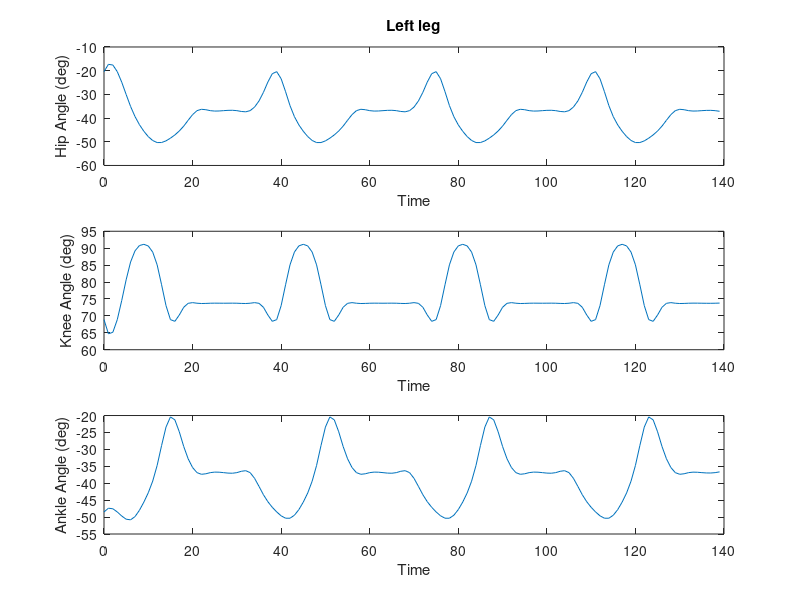
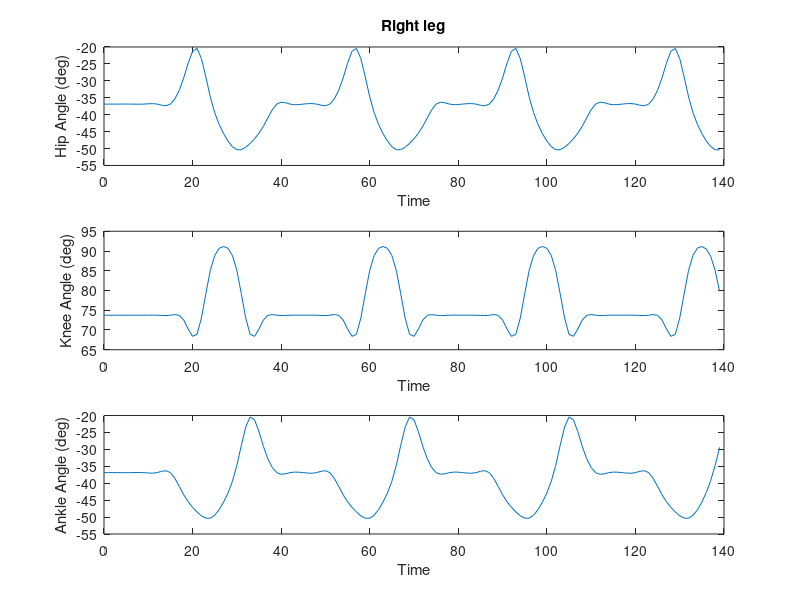

MATLAB code for these plots, in order:
clear;
clc;

% Contact Parameters
addpath(genpath('Libraries'));
contact_damping = 100;
contact_stiffness = 25000;
mu_k = 0.6;
mu_s = 0.8;
mu_vth = 0.1;

% Link Length
l = 25;

x_l = [-10 -10 -5 0 5 10 5 0 0 0 0 0 -5 -10 -5 0 5 10 5 0 0 0 0 0 -5 -10 -5 0 5 10 5 0 0 0 0 0 -5 -10 -5 0 5 10 5 0 0 0 0 0 -5];
y_l = [-40 -40 -36.25 -35 -36.5 -40 -40 -40 -40 -40 -40 -40 -40 -40 -36.5 -35 -36.5 -40 -40 -40 -40 -40 -40 -40 -40 -40 -36.5 -35 -36.5 -40 -40 -40 -40 -40 -40 -40 -40 -40 -36.5 -35 -36.5 -40 -40 -40 -40 -40 -40 -40 -40];
x_r = [0 0 0 0 0 0 -5 -10 -5 0 5 10 5 0 0 0 0 0 -5 -10 -5 0 5 10 5 0 0 0 0 0 -5 -10 -5 0 5 10 5 0 0 0 0 0 -5 -10 -5 0 5 10 5];  
y_r = [-40 -40 -40 -40 -40 -40 -40 -40 -36.5 -35 -36.5 -40 -40 -40 -40 -40 -40 -40 -40 -40 -36.5 -35 -36.5 -40 -40 -40 -40 -40 -40 -40 -40 -40 -36.5 -35 -36.5 -40 -40 -40 -40 -40 -40 -40 -40 -40 -36.5 -35 -36.5 -40 -40];

length = size(x_l);
len = length(2);

hip_l = zeros(1, len);
knee_l = zeros(1, len);
ankle_l = zeros(1, len);

hip_r = zeros(1, len);
knee_r = zeros(1, len);
ankle_r = zeros(1, len);

t1 = 0:3:(3*(len)-1);
t = 0:1:(3*len-1);

for i = 1:1:len
    rl = sqrt(x_l(i)^2 + y_l(i)^2);
    xl = abs(x_l(i));
    yl = abs(y_l(i));
    rr = sqrt(x_r(i)^2 + y_r(i)^2);
    xr = abs(x_r(i));
    yr = abs(y_r(i));
    if x_l(i) < 0
        knee_l(i) = 180 - (acosd((2*(l^2) - rl^2)/(2*(l^2))));
        hip_l(i) = - (acosd(rl/(2*l)) - atand(xl/yl));
        ankle_l(i) = - ((atand(xl/yl) + acosd(rl/(2*l))));
    else
        knee_l(i) = 180 - (acosd((2*(l^2) - rl^2)/(2*(l^2))));
        hip_l(i) = - (atand(xl/yl) + acosd(rl/(2*l)));
        ankle_l(i) = - ((90 - atand(xl/yl) + acosd(rl/(2*l))) - 90);
    end
    if x_r(i) < 0
        knee_r(i) = 180 - (acosd((2*(l^2) - rr^2)/(2*(l^2))));
        hip_r(i) = - (acosd(rr/(2*l)) - atand(xr/yr));
        ankle_r(i) = - (90 - (atand(yr/xr) - acosd(rr/(2*l))));
    else
        knee_r(i) = 180 - (acosd((2*(l^2) - rr^2)/(2*(l^2))));
        hip_r(i) = - (atand(xr/yr) + acosd(rr/(2*l)));
        ankle_r(i) = - ((90 - atand(xr/yr) + acosd(rr/(2*l))) - 90);
    end
end

knee_l_in = interp1(t1, knee_l, t, 'spline');
hip_l_in = interp1(t1, hip_l ,t ,'spline');
ankle_l_in = interp1(t1 ,ankle_l ,t ,'spline');

knee_r_in = interp1(t1, knee_r, t, 'spline');
hip_r_in = interp1(t1, hip_r ,t ,'spline');
ankle_r_in = interp1(t1 ,ankle_r ,t ,'spline');

%In matrix form
knee_l_m = [t' knee_l_in'];
hip_l_m = [t' hip_l_in'];
ankle_l_m = [t' ankle_l_in'];

knee_r_m = [t' knee_r_in'];
hip_r_m = [t' hip_r_in'];
ankle_r_m = [t' ankle_r_in'];

% Plot graphs
figure;
subplot(3,1,1);
plot(t(1, 1:140), hip_l_in(1, 1:140))
xlabel('Time') 
ylabel('Hip Angle (deg)')
title('Left leg')

subplot(3,1,2);
plot(t(1, 1:140), knee_l_in(1, 1:140))
xlabel('Time') 
ylabel('Knee Angle (deg)')

subplot(3,1,3);
plot(t(1, 1:140), ankle_l_in(1, 1:140))
xlabel('Time') 
ylabel('Ankle Angle (deg)')

figure;
subplot(3,1,1);
plot(t(1, 1:140), hip_r_in(1, 1:140))
xlabel('Time') 
ylabel('Hip Angle (deg)')
title('Right leg')

subplot(3,1,2);
plot(t(1, 1:140), knee_r_in(1, 1:140))
xlabel('Time') 
ylabel('Knee Angle (deg)')

subplot(3,1,3);
plot(t(1, 1:140), ankle_r_in(1, 1:140))
xlabel('Time') 
ylabel('Ankle Angle (deg)')